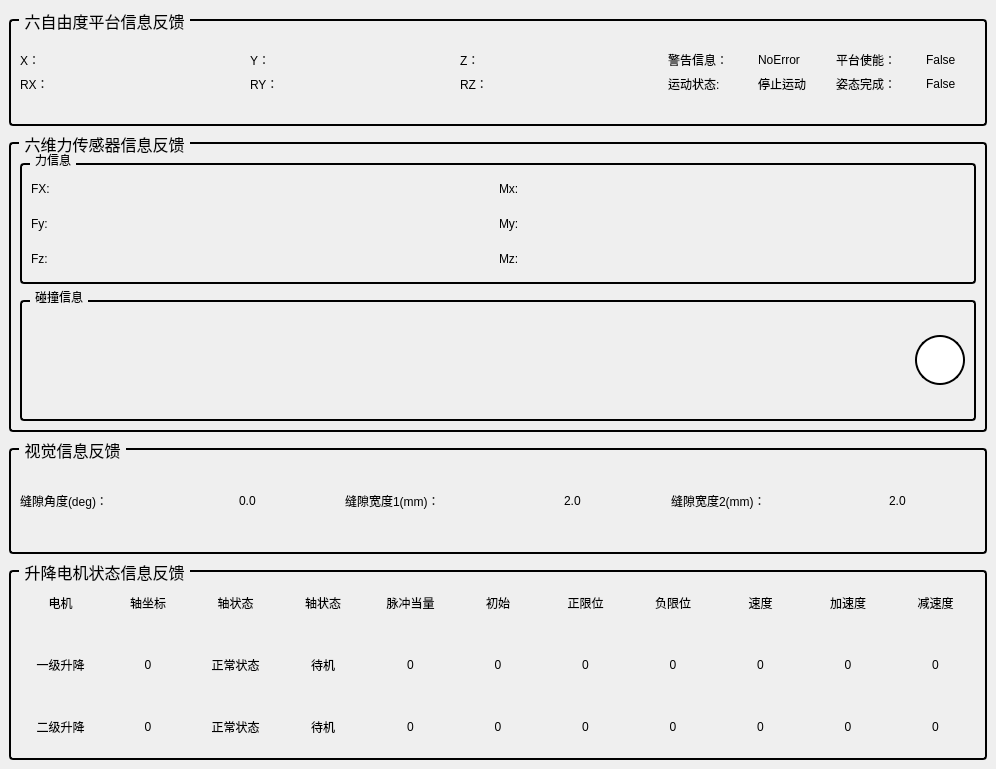
<?xml version="1.0" encoding="UTF-8"?>
<ui version="4.0">
 <class>LiftMonitor</class>
 <widget class="QMainWindow" name="LiftMonitor">
  <property name="geometry">
   <rect>
    <x>0</x>
    <y>0</y>
    <width>996</width>
    <height>769</height>
   </rect>
  </property>
  <property name="windowTitle">
   <string>升降系统状态监测</string>
  </property>
  <property name="styleSheet">
   <string notr="true"/>
  </property>
  <widget class="QWidget" name="centralwidget">
   <layout class="QGridLayout" name="gridLayout_6">
    <item row="2" column="0">
     <widget class="QGroupBox" name="groupBox_13">
      <property name="sizePolicy">
       <sizepolicy hsizetype="Preferred" vsizetype="Minimum">
        <horstretch>0</horstretch>
        <verstretch>0</verstretch>
       </sizepolicy>
      </property>
      <property name="minimumSize">
       <size>
        <width>0</width>
        <height>300</height>
       </size>
      </property>
      <property name="font">
       <font>
        <family>等线</family>
        <pointsize>12</pointsize>
       </font>
      </property>
      <property name="styleSheet">
       <string notr="true">QGroupBox {
    border: 2px solid #000000; /* 2px宽的黑色边框，可根据需要调整粗细和颜色 */
    border-radius: 4px; /* 可选：添加边框圆角 */
    margin-top: 10px; /* 为标题留出空间 */
}
QGroupBox::title {
    subcontrol-origin: margin;
    subcontrol-position: top left; /* 标题位置 */
    left: 10px; /* 标题左侧间距 */
    padding: 0 3px 0 3px; /* 标题文字周围留白 */
}</string>
      </property>
      <property name="title">
       <string>六维力传感器信息反馈</string>
      </property>
      <layout class="QGridLayout" name="gridLayout_27">
       <item row="0" column="0" colspan="2">
        <widget class="QGroupBox" name="groupBox_27">
         <property name="title">
          <string>力信息</string>
         </property>
         <layout class="QVBoxLayout" name="verticalLayout_10">
          <item>
           <layout class="QGridLayout" name="gridLayout_20">
            <item row="1" column="2">
             <widget class="QLabel" name="label_115">
              <property name="text">
               <string>My: </string>
              </property>
             </widget>
            </item>
            <item row="1" column="3">
             <widget class="QLabel" name="lbl_MY">
              <property name="text">
               <string/>
              </property>
             </widget>
            </item>
            <item row="0" column="1">
             <widget class="QLabel" name="lbl_FX">
              <property name="text">
               <string/>
              </property>
             </widget>
            </item>
            <item row="1" column="0">
             <widget class="QLabel" name="label_16">
              <property name="text">
               <string>Fy:</string>
              </property>
             </widget>
            </item>
            <item row="2" column="0">
             <widget class="QLabel" name="label_17">
              <property name="text">
               <string>Fz:</string>
              </property>
             </widget>
            </item>
            <item row="2" column="2">
             <widget class="QLabel" name="label_116">
              <property name="text">
               <string>Mz:</string>
              </property>
             </widget>
            </item>
            <item row="1" column="1">
             <widget class="QLabel" name="lbl_FY">
              <property name="text">
               <string/>
              </property>
             </widget>
            </item>
            <item row="2" column="3">
             <widget class="QLabel" name="lbl_MZ">
              <property name="text">
               <string/>
              </property>
             </widget>
            </item>
            <item row="0" column="2">
             <widget class="QLabel" name="label_108">
              <property name="sizePolicy">
               <sizepolicy hsizetype="Maximum" vsizetype="Preferred">
                <horstretch>0</horstretch>
                <verstretch>0</verstretch>
               </sizepolicy>
              </property>
              <property name="text">
               <string>Mx:</string>
              </property>
             </widget>
            </item>
            <item row="0" column="0">
             <widget class="QLabel" name="label_13">
              <property name="sizePolicy">
               <sizepolicy hsizetype="Maximum" vsizetype="Preferred">
                <horstretch>0</horstretch>
                <verstretch>0</verstretch>
               </sizepolicy>
              </property>
              <property name="text">
               <string>FX:</string>
              </property>
             </widget>
            </item>
            <item row="2" column="1">
             <widget class="QLabel" name="lbl_FZ">
              <property name="text">
               <string/>
              </property>
             </widget>
            </item>
            <item row="0" column="3">
             <widget class="QLabel" name="lbl_MX">
              <property name="text">
               <string/>
              </property>
             </widget>
            </item>
           </layout>
          </item>
         </layout>
        </widget>
       </item>
       <item row="1" column="0" colspan="2">
        <widget class="QGroupBox" name="groupBox_32">
         <property name="title">
          <string>碰撞信息</string>
         </property>
         <layout class="QHBoxLayout" name="horizontalLayout_4">
          <item>
           <widget class="QLabel" name="lbl_CrashInfo">
            <property name="text">
             <string/>
            </property>
           </widget>
          </item>
          <item>
           <widget class="QLabel" name="lbl_isCrash">
            <property name="sizePolicy">
             <sizepolicy hsizetype="Maximum" vsizetype="Maximum">
              <horstretch>0</horstretch>
              <verstretch>0</verstretch>
             </sizepolicy>
            </property>
            <property name="maximumSize">
             <size>
              <width>50</width>
              <height>50</height>
             </size>
            </property>
            <property name="styleSheet">
             <string notr="true">border-radius: 25px; border: 2px solid black;background-color: white;</string>
            </property>
            <property name="text">
             <string/>
            </property>
           </widget>
          </item>
         </layout>
        </widget>
       </item>
      </layout>
     </widget>
    </item>
    <item row="0" column="0">
     <widget class="QGroupBox" name="groupBox_15">
      <property name="font">
       <font>
        <family>等线</family>
        <pointsize>12</pointsize>
       </font>
      </property>
      <property name="styleSheet">
       <string notr="true">QGroupBox {
    border: 2px solid #000000; /* 2px宽的黑色边框，可根据需要调整粗细和颜色 */
    border-radius: 4px; /* 可选：添加边框圆角 */
    margin-top: 10px; /* 为标题留出空间 */
}
QGroupBox::title {
    subcontrol-origin: margin;
    subcontrol-position: top left; /* 标题位置 */
    left: 10px; /* 标题左侧间距 */
    padding: 0 3px 0 3px; /* 标题文字周围留白 */
}</string>
      </property>
      <property name="title">
       <string>六自由度平台信息反馈</string>
      </property>
      <layout class="QGridLayout" name="gridLayout_2">
       <item row="0" column="0">
        <layout class="QGridLayout" name="gridLayout_4">
         <property name="horizontalSpacing">
          <number>30</number>
         </property>
         <item row="1" column="3">
          <widget class="QLabel" name="label_56">
           <property name="text">
            <string>RY：</string>
           </property>
          </widget>
         </item>
         <item row="1" column="10">
          <widget class="QLabel" name="lbl_PlatformStatus">
           <property name="text">
            <string>停止运动</string>
           </property>
          </widget>
         </item>
         <item row="1" column="9">
          <widget class="QLabel" name="label_95">
           <property name="sizePolicy">
            <sizepolicy hsizetype="Preferred" vsizetype="Fixed">
             <horstretch>0</horstretch>
             <verstretch>0</verstretch>
            </sizepolicy>
           </property>
           <property name="text">
            <string>运动状态: </string>
           </property>
          </widget>
         </item>
         <item row="0" column="10">
          <widget class="QLabel" name="lbl_PlatformWarning">
           <property name="sizePolicy">
            <sizepolicy hsizetype="Maximum" vsizetype="Preferred">
             <horstretch>0</horstretch>
             <verstretch>0</verstretch>
            </sizepolicy>
           </property>
           <property name="text">
            <string>NoError</string>
           </property>
          </widget>
         </item>
         <item row="1" column="7" colspan="2">
          <widget class="QLabel" name="lbl_PlatformInfoRz">
           <property name="sizePolicy">
            <sizepolicy hsizetype="Minimum" vsizetype="Preferred">
             <horstretch>0</horstretch>
             <verstretch>0</verstretch>
            </sizepolicy>
           </property>
           <property name="minimumSize">
            <size>
             <width>40</width>
             <height>0</height>
            </size>
           </property>
           <property name="text">
            <string/>
           </property>
          </widget>
         </item>
         <item row="0" column="1" colspan="2">
          <widget class="QLabel" name="lbl_PlatformInfoX">
           <property name="sizePolicy">
            <sizepolicy hsizetype="Minimum" vsizetype="Preferred">
             <horstretch>0</horstretch>
             <verstretch>0</verstretch>
            </sizepolicy>
           </property>
           <property name="minimumSize">
            <size>
             <width>40</width>
             <height>0</height>
            </size>
           </property>
           <property name="text">
            <string/>
           </property>
          </widget>
         </item>
         <item row="0" column="11">
          <widget class="QLabel" name="label_96">
           <property name="sizePolicy">
            <sizepolicy hsizetype="Maximum" vsizetype="Preferred">
             <horstretch>0</horstretch>
             <verstretch>0</verstretch>
            </sizepolicy>
           </property>
           <property name="text">
            <string>平台使能：</string>
           </property>
          </widget>
         </item>
         <item row="1" column="4" colspan="2">
          <widget class="QLabel" name="lbl_PlatformInfoRy">
           <property name="sizePolicy">
            <sizepolicy hsizetype="Minimum" vsizetype="Preferred">
             <horstretch>0</horstretch>
             <verstretch>0</verstretch>
            </sizepolicy>
           </property>
           <property name="minimumSize">
            <size>
             <width>40</width>
             <height>0</height>
            </size>
           </property>
           <property name="text">
            <string/>
           </property>
          </widget>
         </item>
         <item row="0" column="6">
          <widget class="QLabel" name="label_54">
           <property name="sizePolicy">
            <sizepolicy hsizetype="Maximum" vsizetype="Preferred">
             <horstretch>0</horstretch>
             <verstretch>0</verstretch>
            </sizepolicy>
           </property>
           <property name="text">
            <string>Z：</string>
           </property>
          </widget>
         </item>
         <item row="1" column="6">
          <widget class="QLabel" name="label_55">
           <property name="text">
            <string>RZ：</string>
           </property>
          </widget>
         </item>
         <item row="0" column="3">
          <widget class="QLabel" name="label_44">
           <property name="sizePolicy">
            <sizepolicy hsizetype="Maximum" vsizetype="Preferred">
             <horstretch>0</horstretch>
             <verstretch>0</verstretch>
            </sizepolicy>
           </property>
           <property name="text">
            <string>Y：</string>
           </property>
          </widget>
         </item>
         <item row="1" column="1" colspan="2">
          <widget class="QLabel" name="lbl_PlatformInfoRx">
           <property name="sizePolicy">
            <sizepolicy hsizetype="Minimum" vsizetype="Preferred">
             <horstretch>0</horstretch>
             <verstretch>0</verstretch>
            </sizepolicy>
           </property>
           <property name="minimumSize">
            <size>
             <width>40</width>
             <height>0</height>
            </size>
           </property>
           <property name="text">
            <string/>
           </property>
          </widget>
         </item>
         <item row="0" column="7" colspan="2">
          <widget class="QLabel" name="lbl_PlatformInfoZ">
           <property name="sizePolicy">
            <sizepolicy hsizetype="Minimum" vsizetype="Preferred">
             <horstretch>0</horstretch>
             <verstretch>0</verstretch>
            </sizepolicy>
           </property>
           <property name="minimumSize">
            <size>
             <width>40</width>
             <height>0</height>
            </size>
           </property>
           <property name="text">
            <string/>
           </property>
          </widget>
         </item>
         <item row="0" column="9">
          <widget class="QLabel" name="label_94">
           <property name="sizePolicy">
            <sizepolicy hsizetype="Maximum" vsizetype="Maximum">
             <horstretch>0</horstretch>
             <verstretch>0</verstretch>
            </sizepolicy>
           </property>
           <property name="text">
            <string>警告信息：</string>
           </property>
          </widget>
         </item>
         <item row="0" column="0">
          <widget class="QLabel" name="label_10">
           <property name="sizePolicy">
            <sizepolicy hsizetype="Maximum" vsizetype="Preferred">
             <horstretch>0</horstretch>
             <verstretch>0</verstretch>
            </sizepolicy>
           </property>
           <property name="minimumSize">
            <size>
             <width>50</width>
             <height>0</height>
            </size>
           </property>
           <property name="maximumSize">
            <size>
             <width>50</width>
             <height>16777215</height>
            </size>
           </property>
           <property name="text">
            <string>X：</string>
           </property>
          </widget>
         </item>
         <item row="0" column="4" colspan="2">
          <widget class="QLabel" name="lbl_PlatformInfoY">
           <property name="sizePolicy">
            <sizepolicy hsizetype="Minimum" vsizetype="Preferred">
             <horstretch>0</horstretch>
             <verstretch>0</verstretch>
            </sizepolicy>
           </property>
           <property name="minimumSize">
            <size>
             <width>40</width>
             <height>0</height>
            </size>
           </property>
           <property name="text">
            <string/>
           </property>
          </widget>
         </item>
         <item row="1" column="0">
          <widget class="QLabel" name="label_57">
           <property name="sizePolicy">
            <sizepolicy hsizetype="Maximum" vsizetype="Preferred">
             <horstretch>0</horstretch>
             <verstretch>0</verstretch>
            </sizepolicy>
           </property>
           <property name="maximumSize">
            <size>
             <width>50</width>
             <height>16777215</height>
            </size>
           </property>
           <property name="text">
            <string>RX：</string>
           </property>
          </widget>
         </item>
         <item row="0" column="12">
          <widget class="QLabel" name="lbl_PlatformEnable">
           <property name="sizePolicy">
            <sizepolicy hsizetype="Maximum" vsizetype="Preferred">
             <horstretch>0</horstretch>
             <verstretch>0</verstretch>
            </sizepolicy>
           </property>
           <property name="minimumSize">
            <size>
             <width>50</width>
             <height>0</height>
            </size>
           </property>
           <property name="text">
            <string>False</string>
           </property>
          </widget>
         </item>
         <item row="1" column="11">
          <widget class="QLabel" name="label_100">
           <property name="text">
            <string>姿态完成：</string>
           </property>
          </widget>
         </item>
         <item row="1" column="12">
          <widget class="QLabel" name="lbl_PlatformIsTarget">
           <property name="sizePolicy">
            <sizepolicy hsizetype="Minimum" vsizetype="Preferred">
             <horstretch>0</horstretch>
             <verstretch>0</verstretch>
            </sizepolicy>
           </property>
           <property name="minimumSize">
            <size>
             <width>50</width>
             <height>0</height>
            </size>
           </property>
           <property name="text">
            <string>False</string>
           </property>
          </widget>
         </item>
        </layout>
       </item>
      </layout>
     </widget>
    </item>
    <item row="4" column="0">
     <widget class="QGroupBox" name="groupBox_3">
      <property name="sizePolicy">
       <sizepolicy hsizetype="Minimum" vsizetype="Maximum">
        <horstretch>1</horstretch>
        <verstretch>3</verstretch>
       </sizepolicy>
      </property>
      <property name="minimumSize">
       <size>
        <width>900</width>
        <height>0</height>
       </size>
      </property>
      <property name="maximumSize">
       <size>
        <width>16777215</width>
        <height>200</height>
       </size>
      </property>
      <property name="font">
       <font>
        <family>等线</family>
        <pointsize>12</pointsize>
       </font>
      </property>
      <property name="styleSheet">
       <string notr="true">QGroupBox {
    border: 2px solid #000000; /* 2px宽的黑色边框，可根据需要调整粗细和颜色 */
    border-radius: 4px; /* 可选：添加边框圆角 */
    margin-top: 10px; /* 为标题留出空间 */
}
QGroupBox::title {
    subcontrol-origin: margin;
    subcontrol-position: top left; /* 标题位置 */
    left: 10px; /* 标题左侧间距 */
    padding: 0 3px 0 3px; /* 标题文字周围留白 */
}</string>
      </property>
      <property name="title">
       <string>升降电机状态信息反馈</string>
      </property>
      <layout class="QVBoxLayout" name="verticalLayout_63">
       <item>
        <layout class="QHBoxLayout" name="horizontalLayout_2">
         <item>
          <layout class="QGridLayout" name="gridLayout_3">
           <item row="0" column="8">
            <widget class="QLabel" name="label_77">
             <property name="text">
              <string>速度</string>
             </property>
             <property name="alignment">
              <set>Qt::AlignCenter</set>
             </property>
            </widget>
           </item>
           <item row="0" column="3">
            <widget class="QLabel" name="label_28">
             <property name="text">
              <string>轴状态</string>
             </property>
             <property name="alignment">
              <set>Qt::AlignCenter</set>
             </property>
            </widget>
           </item>
           <item row="2" column="0">
            <widget class="QLabel" name="label_20">
             <property name="sizePolicy">
              <sizepolicy hsizetype="Preferred" vsizetype="Maximum">
               <horstretch>0</horstretch>
               <verstretch>0</verstretch>
              </sizepolicy>
             </property>
             <property name="text">
              <string>一级升降</string>
             </property>
             <property name="alignment">
              <set>Qt::AlignCenter</set>
             </property>
            </widget>
           </item>
           <item row="4" column="6">
            <widget class="QLabel" name="lblFsLimit12">
             <property name="text">
              <string>0</string>
             </property>
             <property name="alignment">
              <set>Qt::AlignCenter</set>
             </property>
            </widget>
           </item>
           <item row="2" column="5">
            <widget class="QLabel" name="lblAxisInit4">
             <property name="text">
              <string>0</string>
             </property>
             <property name="alignment">
              <set>Qt::AlignCenter</set>
             </property>
            </widget>
           </item>
           <item row="4" column="8">
            <widget class="QLabel" name="lblAxisSpeed12">
             <property name="text">
              <string>0</string>
             </property>
             <property name="alignment">
              <set>Qt::AlignCenter</set>
             </property>
            </widget>
           </item>
           <item row="2" column="10">
            <widget class="QLabel" name="lblAxisDecel4">
             <property name="text">
              <string>0</string>
             </property>
             <property name="alignment">
              <set>Qt::AlignCenter</set>
             </property>
            </widget>
           </item>
           <item row="4" column="0">
            <widget class="QLabel" name="label_21">
             <property name="sizePolicy">
              <sizepolicy hsizetype="Preferred" vsizetype="Maximum">
               <horstretch>0</horstretch>
               <verstretch>0</verstretch>
              </sizepolicy>
             </property>
             <property name="text">
              <string>二级升降</string>
             </property>
             <property name="alignment">
              <set>Qt::AlignCenter</set>
             </property>
            </widget>
           </item>
           <item row="2" column="1">
            <widget class="QLabel" name="lblPosi4">
             <property name="text">
              <string>0</string>
             </property>
             <property name="alignment">
              <set>Qt::AlignCenter</set>
             </property>
            </widget>
           </item>
           <item row="4" column="1">
            <widget class="QLabel" name="lblPosi12">
             <property name="sizePolicy">
              <sizepolicy hsizetype="Preferred" vsizetype="Maximum">
               <horstretch>0</horstretch>
               <verstretch>0</verstretch>
              </sizepolicy>
             </property>
             <property name="text">
              <string>0</string>
             </property>
             <property name="alignment">
              <set>Qt::AlignCenter</set>
             </property>
            </widget>
           </item>
           <item row="0" column="5">
            <widget class="QLabel" name="label_171">
             <property name="text">
              <string>初始</string>
             </property>
             <property name="alignment">
              <set>Qt::AlignCenter</set>
             </property>
            </widget>
           </item>
           <item row="0" column="4">
            <widget class="QLabel" name="label_194">
             <property name="text">
              <string>脉冲当量</string>
             </property>
             <property name="alignment">
              <set>Qt::AlignCenter</set>
             </property>
            </widget>
           </item>
           <item row="0" column="6">
            <widget class="QLabel" name="label_27">
             <property name="text">
              <string>正限位</string>
             </property>
             <property name="alignment">
              <set>Qt::AlignCenter</set>
             </property>
            </widget>
           </item>
           <item row="0" column="0">
            <widget class="QLabel" name="label_26">
             <property name="sizePolicy">
              <sizepolicy hsizetype="Preferred" vsizetype="Maximum">
               <horstretch>0</horstretch>
               <verstretch>0</verstretch>
              </sizepolicy>
             </property>
             <property name="text">
              <string>电机</string>
             </property>
             <property name="alignment">
              <set>Qt::AlignCenter</set>
             </property>
            </widget>
           </item>
           <item row="2" column="8">
            <widget class="QLabel" name="lblAxisSpeed4">
             <property name="text">
              <string>0</string>
             </property>
             <property name="alignment">
              <set>Qt::AlignCenter</set>
             </property>
            </widget>
           </item>
           <item row="0" column="9">
            <widget class="QLabel" name="label_78">
             <property name="text">
              <string>加速度</string>
             </property>
             <property name="alignment">
              <set>Qt::AlignCenter</set>
             </property>
            </widget>
           </item>
           <item row="0" column="1">
            <widget class="QLabel" name="label_25">
             <property name="sizePolicy">
              <sizepolicy hsizetype="Preferred" vsizetype="Maximum">
               <horstretch>0</horstretch>
               <verstretch>0</verstretch>
              </sizepolicy>
             </property>
             <property name="text">
              <string>轴坐标</string>
             </property>
             <property name="alignment">
              <set>Qt::AlignCenter</set>
             </property>
            </widget>
           </item>
           <item row="4" column="2">
            <widget class="QLabel" name="lblAxisStatus12">
             <property name="text">
              <string>正常状态</string>
             </property>
             <property name="alignment">
              <set>Qt::AlignCenter</set>
             </property>
            </widget>
           </item>
           <item row="4" column="9">
            <widget class="QLabel" name="lblAxisAccel12">
             <property name="text">
              <string>0</string>
             </property>
             <property name="alignment">
              <set>Qt::AlignCenter</set>
             </property>
            </widget>
           </item>
           <item row="0" column="2">
            <widget class="QLabel" name="label_24">
             <property name="text">
              <string>轴状态</string>
             </property>
             <property name="alignment">
              <set>Qt::AlignCenter</set>
             </property>
            </widget>
           </item>
           <item row="2" column="6">
            <widget class="QLabel" name="lblFsLimit4">
             <property name="text">
              <string>0</string>
             </property>
             <property name="alignment">
              <set>Qt::AlignCenter</set>
             </property>
            </widget>
           </item>
           <item row="0" column="7">
            <widget class="QLabel" name="label_18">
             <property name="text">
              <string>负限位</string>
             </property>
             <property name="alignment">
              <set>Qt::AlignCenter</set>
             </property>
            </widget>
           </item>
           <item row="2" column="2">
            <widget class="QLabel" name="lblAxisStatus4">
             <property name="text">
              <string>正常状态</string>
             </property>
             <property name="alignment">
              <set>Qt::AlignCenter</set>
             </property>
            </widget>
           </item>
           <item row="3" column="4">
            <spacer name="verticalSpacer_2">
             <property name="orientation">
              <enum>Qt::Vertical</enum>
             </property>
             <property name="sizeType">
              <enum>QSizePolicy::Minimum</enum>
             </property>
             <property name="sizeHint" stdset="0">
              <size>
               <width>20</width>
               <height>25</height>
              </size>
             </property>
            </spacer>
           </item>
           <item row="0" column="10">
            <widget class="QLabel" name="label_84">
             <property name="text">
              <string>减速度</string>
             </property>
             <property name="alignment">
              <set>Qt::AlignCenter</set>
             </property>
            </widget>
           </item>
           <item row="2" column="4">
            <widget class="QLabel" name="lblAxisUnits4">
             <property name="text">
              <string>0</string>
             </property>
             <property name="alignment">
              <set>Qt::AlignCenter</set>
             </property>
            </widget>
           </item>
           <item row="2" column="9">
            <widget class="QLabel" name="lblAxisAccel4">
             <property name="text">
              <string>0</string>
             </property>
             <property name="alignment">
              <set>Qt::AlignCenter</set>
             </property>
            </widget>
           </item>
           <item row="4" column="4">
            <widget class="QLabel" name="lblAxisUnits12">
             <property name="text">
              <string>0</string>
             </property>
             <property name="alignment">
              <set>Qt::AlignCenter</set>
             </property>
            </widget>
           </item>
           <item row="1" column="4">
            <spacer name="verticalSpacer">
             <property name="orientation">
              <enum>Qt::Vertical</enum>
             </property>
             <property name="sizeType">
              <enum>QSizePolicy::Minimum</enum>
             </property>
             <property name="sizeHint" stdset="0">
              <size>
               <width>20</width>
               <height>25</height>
              </size>
             </property>
            </spacer>
           </item>
           <item row="4" column="10">
            <widget class="QLabel" name="lblAxisDecel12">
             <property name="text">
              <string>0</string>
             </property>
             <property name="alignment">
              <set>Qt::AlignCenter</set>
             </property>
            </widget>
           </item>
           <item row="4" column="5">
            <widget class="QLabel" name="lblAxisInit12">
             <property name="text">
              <string>0</string>
             </property>
             <property name="alignment">
              <set>Qt::AlignCenter</set>
             </property>
            </widget>
           </item>
           <item row="2" column="7">
            <widget class="QLabel" name="lblBsLimit4">
             <property name="text">
              <string>0</string>
             </property>
             <property name="alignment">
              <set>Qt::AlignCenter</set>
             </property>
            </widget>
           </item>
           <item row="4" column="7">
            <widget class="QLabel" name="lblBsLimit12">
             <property name="text">
              <string>0</string>
             </property>
             <property name="alignment">
              <set>Qt::AlignCenter</set>
             </property>
            </widget>
           </item>
           <item row="2" column="3">
            <widget class="QLabel" name="lblAxisType4">
             <property name="text">
              <string>待机</string>
             </property>
             <property name="alignment">
              <set>Qt::AlignCenter</set>
             </property>
            </widget>
           </item>
           <item row="4" column="3">
            <widget class="QLabel" name="lblAxisType12">
             <property name="text">
              <string>待机</string>
             </property>
             <property name="alignment">
              <set>Qt::AlignCenter</set>
             </property>
            </widget>
           </item>
          </layout>
         </item>
        </layout>
       </item>
      </layout>
     </widget>
    </item>
    <item row="3" column="0">
     <widget class="QGroupBox" name="groupBox">
      <property name="font">
       <font>
        <family>等线</family>
        <pointsize>12</pointsize>
       </font>
      </property>
      <property name="styleSheet">
       <string notr="true">QGroupBox {
    border: 2px solid #000000; /* 2px宽的黑色边框，可根据需要调整粗细和颜色 */
    border-radius: 4px; /* 可选：添加边框圆角 */
    margin-top: 10px; /* 为标题留出空间 */
}
QGroupBox::title {
    subcontrol-origin: margin;
    subcontrol-position: top left; /* 标题位置 */
    left: 10px; /* 标题左侧间距 */
    padding: 0 3px 0 3px; /* 标题文字周围留白 */
}</string>
      </property>
      <property name="title">
       <string>视觉信息反馈</string>
      </property>
      <layout class="QGridLayout" name="gridLayout_5">
       <item row="0" column="0">
        <layout class="QGridLayout" name="gridLayout">
         <property name="horizontalSpacing">
          <number>20</number>
         </property>
         <item row="0" column="0">
          <widget class="QLabel" name="label_129">
           <property name="text">
            <string>缝隙角度(deg)：</string>
           </property>
          </widget>
         </item>
         <item row="0" column="1" alignment="Qt::AlignHCenter">
          <widget class="QLabel" name="lbl_GapAngle">
           <property name="sizePolicy">
            <sizepolicy hsizetype="Minimum" vsizetype="Preferred">
             <horstretch>0</horstretch>
             <verstretch>0</verstretch>
            </sizepolicy>
           </property>
           <property name="minimumSize">
            <size>
             <width>30</width>
             <height>0</height>
            </size>
           </property>
           <property name="text">
            <string>0.0</string>
           </property>
          </widget>
         </item>
         <item row="0" column="2">
          <widget class="QLabel" name="label_132">
           <property name="text">
            <string>缝隙宽度1(mm)：</string>
           </property>
          </widget>
         </item>
         <item row="0" column="3" alignment="Qt::AlignHCenter">
          <widget class="QLabel" name="lbl_GapWidth">
           <property name="sizePolicy">
            <sizepolicy hsizetype="Minimum" vsizetype="Preferred">
             <horstretch>0</horstretch>
             <verstretch>0</verstretch>
            </sizepolicy>
           </property>
           <property name="minimumSize">
            <size>
             <width>30</width>
             <height>0</height>
            </size>
           </property>
           <property name="text">
            <string>2.0</string>
           </property>
          </widget>
         </item>
         <item row="0" column="4">
          <widget class="QLabel" name="label_133">
           <property name="text">
            <string>缝隙宽度2(mm)：</string>
           </property>
          </widget>
         </item>
         <item row="0" column="5" alignment="Qt::AlignHCenter">
          <widget class="QLabel" name="lbl_GapWidth1">
           <property name="sizePolicy">
            <sizepolicy hsizetype="Minimum" vsizetype="Preferred">
             <horstretch>0</horstretch>
             <verstretch>0</verstretch>
            </sizepolicy>
           </property>
           <property name="minimumSize">
            <size>
             <width>30</width>
             <height>0</height>
            </size>
           </property>
           <property name="text">
            <string>2.0</string>
           </property>
          </widget>
         </item>
        </layout>
       </item>
      </layout>
     </widget>
    </item>
   </layout>
  </widget>
 </widget>
 <resources/>
 <connections/>
</ui>
